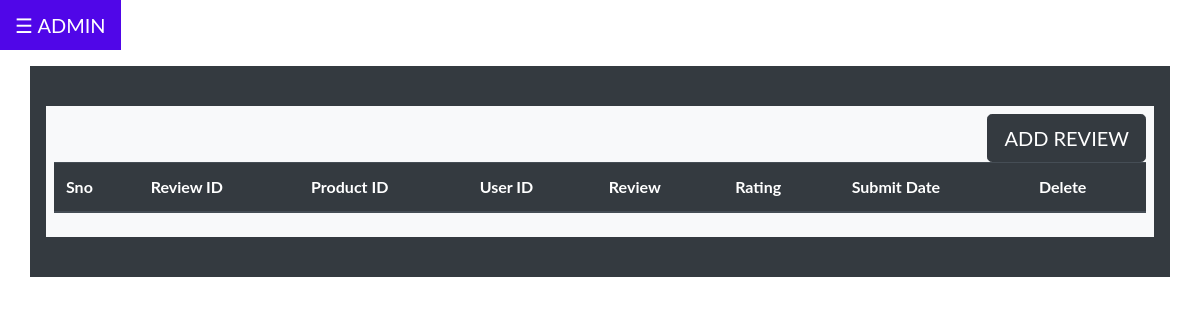
Before: /admin/manage_review.php with the older database file.
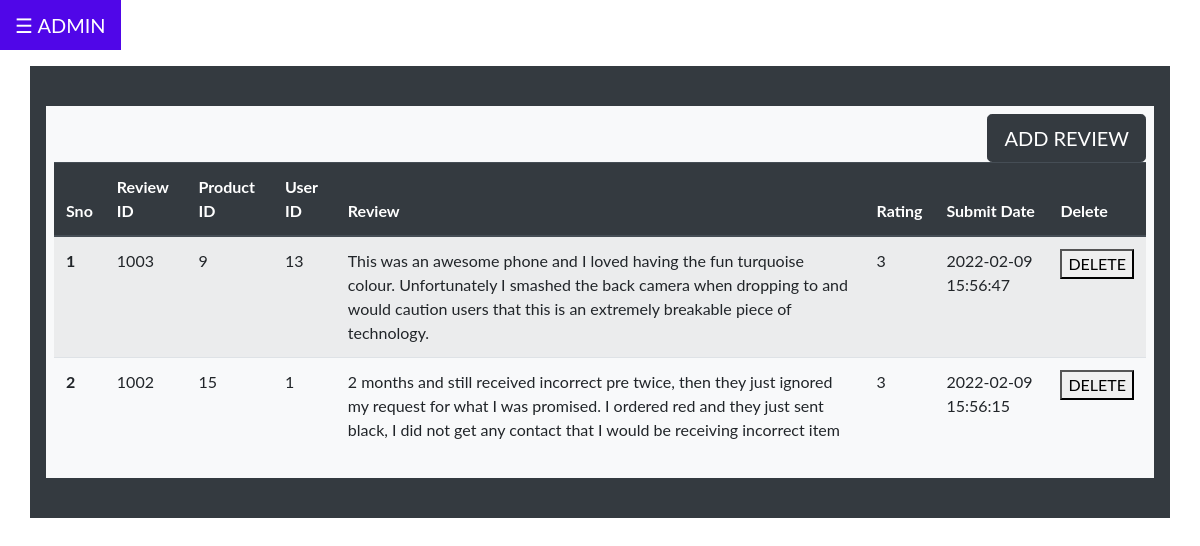
After: the same page with the newer database file.
### tables this page shows
CREATE TABLE `reviews` (
  `review_id` int(11) NOT NULL,
  `item_id` int(11) NOT NULL,
  `userid` int(11) NOT NULL,
  `content` text NOT NULL,
  `rating` tinyint(1) NOT NULL,
  `submit_date` datetime NOT NULL DEFAULT current_timestamp()
);

### admin/manage_review.php (the view, shortened to what this page needs)
<?php include 'dashboard_home.php';
include '../partials/connection.php';
$sql = "SELECT * FROM reviews ORDER BY submit_date DESC ";
$result = $conn->query($sql);
$counter = 0;
?>
<!DOCTYPE html>
<html lang="en">
<head>
</head>
<body>
<div class="container p-2 my-4 bg-light text-white">
<button type="submit" class="btn btn-dark btn-lg float-right" onclick="window.location.href='../user/writereview.php'">ADD REVIEW</button>
<form method="POST">
<table class="table table-striped">
  <thead class="thead-dark">
    <tr>
      <th scope="col">Sno</th>
      <th scope="col">Review ID</th>
      <th scope="col">Product ID</th>
      <th scope="col">User ID</th>
      <th scope="col">Review</th>
      <th scope="col">Rating</th>
      <th scope="col">Submit Date</th>
      <th scope="col">Delete</th>
    </tr>
  </thead>
  <tbody>
  <?php
                while($rows=$result->fetch_assoc())
                {
             ?>
    <tr>
      <th scope="row"><?php echo ++$counter;?></th>
      <td><?php echo $rows['review_id'];?></td>
      <td><?php echo $rows['item_id'];?></td>
      <td><?php echo $rows['userid'];?></td>
      <td><?php echo $rows['content'];?></td>
      <td><?php echo $rows['rating'];?></td>
      <td><?php echo $rows['submit_date'];?></td>
      <?php echo '<td><button type="submit" name="Delete" value="'.$rows['review_id'].'">DELETE</button></td>';?>
    </tr>
    <?php }
    ?>
  </tbody>
</table>
</div>
</body>
</html>

### admin/dashboard_home.php (shortened to what this page needs)
<!DOCTYPE html>
<html>
<head>
<link rel="stylesheet" href="https://cdn.jsdelivr.net/npm/bootstrap@4.6.1/dist/css/bootstrap.min.css">
</head>
<body>
<div id="main">
  <button class="openbtn" onclick="openNav()">☰ ADMIN</button>
  <div class="container p-3 my-3 bg-dark text-white">
  </body>
</html>

### admin/dashboard_home.php (style rules this page uses)
body { font-family: "Lato", sans-serif; }
.openbtn { font-size: 20px; cursor: pointer; background-color: #5006e8; color: white; padding: 10px 15px; border: none; }

Changed rows visible on the page:
added reviews: review_id "1003", item "9", userid "13", content "This was an awesome phone and I loved having the fun turquoise colour. Unfortunately I smashed the back camera when dropping to and would caution users that this is an extremely breakable piece of technology.", rating "3", submit_date "2022-02-09 15:56:47"
added reviews: review_id "1002", item "15", userid "1", content "2 months and still received incorrect pre twice, then they just ignored my request for what I was promised. I ordered red and they just sent black, I did not get any contact that I would be receiving incorrect item", rating "3", submit_date "2022-02-09 15:56:15"
